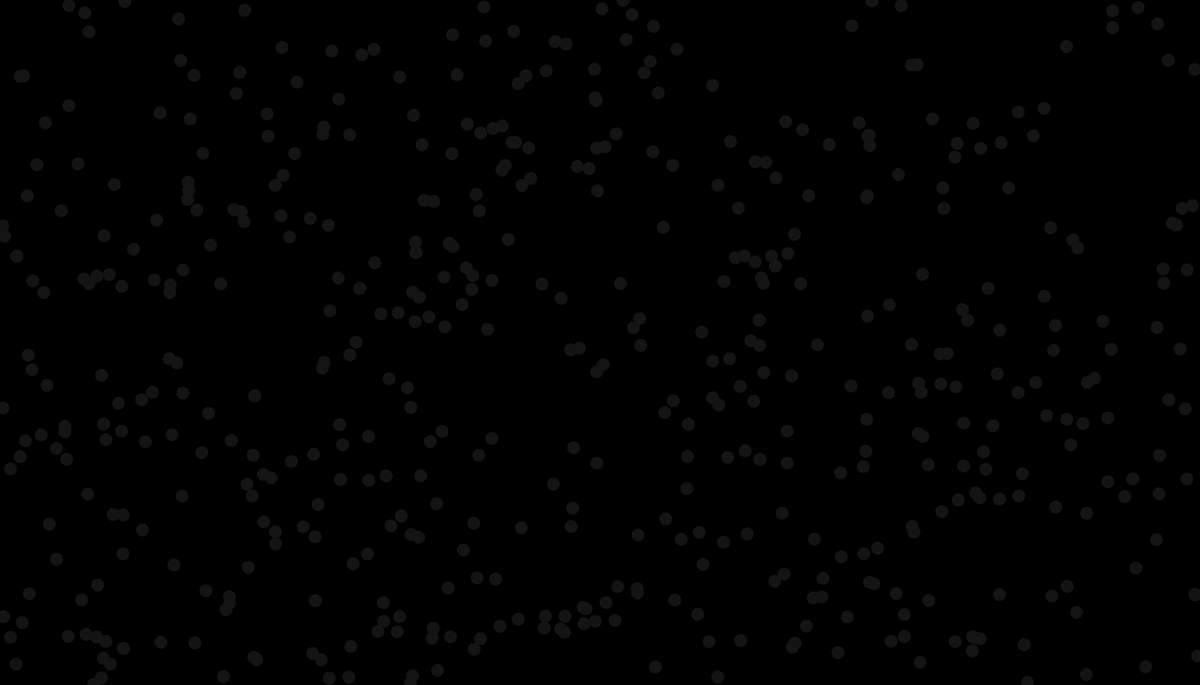
Frame 1 (no input)
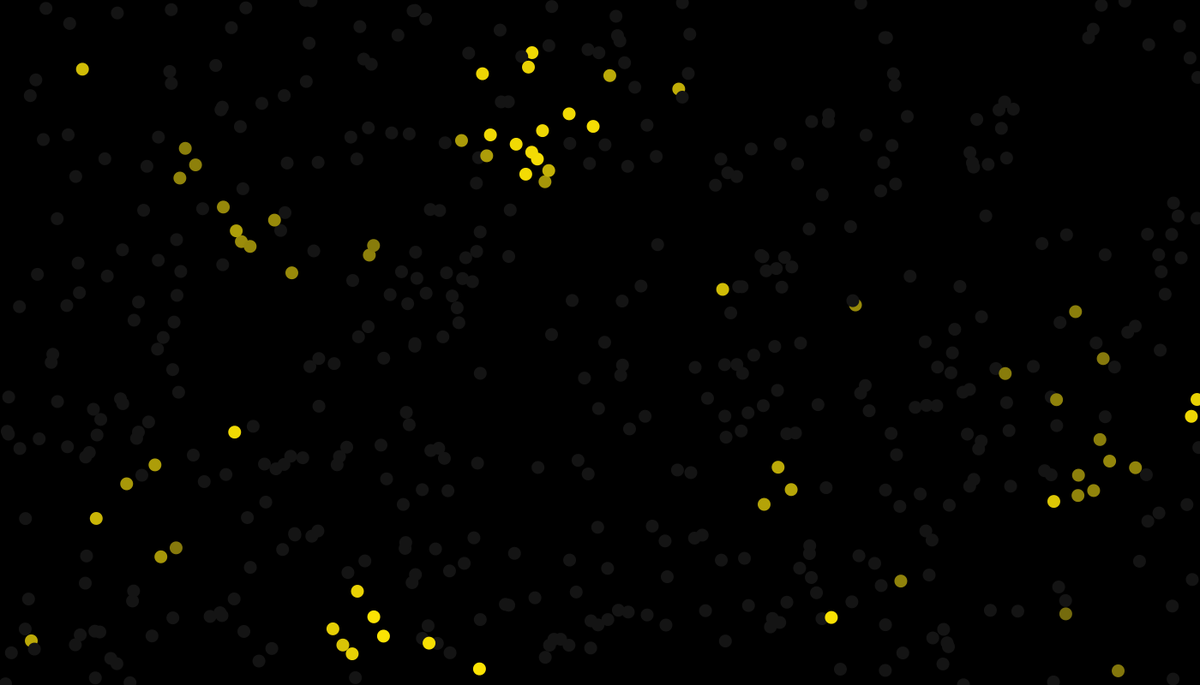
Frame 60 (the mouse pressed at the canvas centre just before this capture)
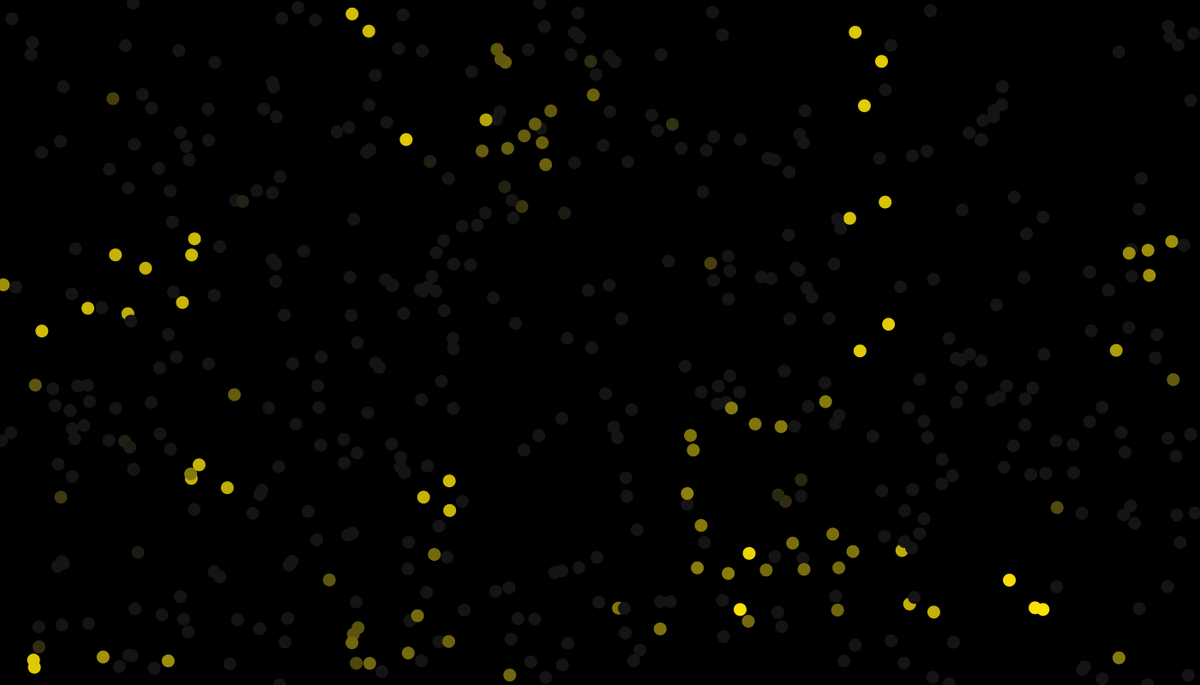
Frame 120 (the mouse held since frame 60 and released just before this capture)

The Processing sketch that drew these frames (run headless with seeded random() and noise(); from frame 60 on, the mouse is pressed at the canvas centre):

// Processing sketch: Fireflies
// ── Fireflies.pde
Firefly[] bugs;
int n = 500;
void setup() {
  size(1400, 800);
  bugs = new Firefly[n];
  for (int i = 0; i < n; i++) {
    bugs[i] = new Firefly();
  }
  ellipseMode(CENTER);
}

void draw() {
  frameRate(60);
  background(0);
  for (int i = 0; i < n; i++) {
    bugs[i].update(); 
    for (int k = 0; k < n; k++) {
      if (i != k) {
        if (bugs[i].pos.dist(bugs[k].pos) < 80) {
          if (bugs[k].clock == 0) {
            bugs[i].clock += 0.1;
          }
        }
      }
    }
  }
}

// ── Firefly.pde
class Firefly {
  PVector pos;
  PVector vel;
  int colour;
  float clock;
  float pulse = 0;

  public Firefly() {
    colour = color(20);
    pos = new PVector(random(width), random(height));
    vel = new PVector(random(-0.2, 0.2), random(-0.2, 0.2));
    clock = random(0, 1);
  }

  void display() {
    noStroke();
    fill(colour);
    ellipse(pos.x, pos.y, 15, 15);
  }

  void update() {
    clock+=0.001;
    pulse = max(pulse - 0.01, 0);
    vel.add(random(-0.2, 0.2), random(-0.2, 0.2));
    vel.limit(1);
    pos.add(vel);
    pos = new PVector(abs(pos.x+width) % width, abs(pos.y+height) % height);
    if (clock >= 1) {
      clock = 0;
      pulse = 1;
    }
    colour = lerpColor(color(20), color(252, 227, 3), pulse);
    display();
  }
}
